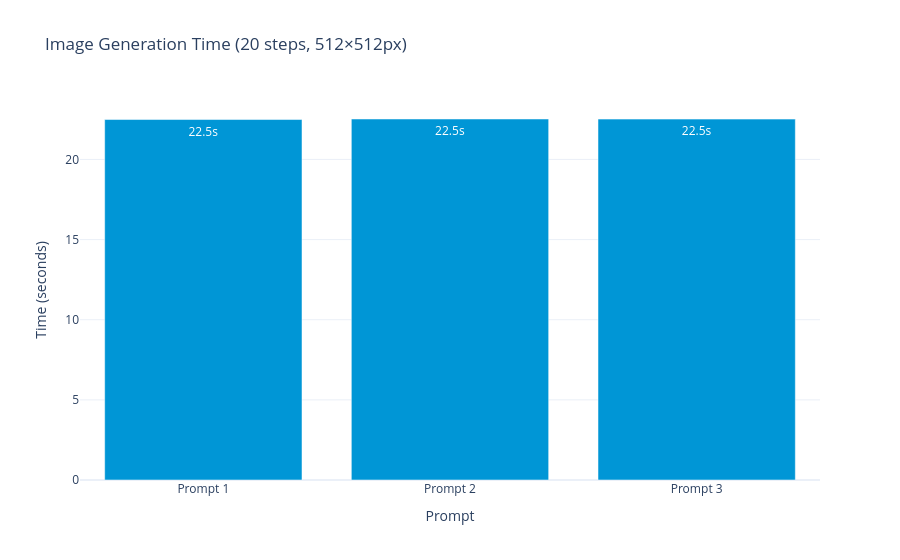

Write notebook code for a chart like this one.
### Code cell
import time
import plotly.graph_objects as go

# Benchmark: measure generation time across multiple prompts with consistent params.
# Using 512×512 + 20 steps to keep the benchmark fast.
bench_prompts = [
    "A scenic mountain landscape at sunrise",
    "Abstract data visualization with colorful charts",
    "A circuit board with glowing components, macro photography",
]
BENCH_PARAMS = {
    "num_inference_steps": 20,
    "guidance_scale":      3.5,
    "height":              512,
    "width":               512,
    "seed":                0,   # Fixed seed for reproducible benchmarks
}

times = []
for p in bench_prompts:
    t0 = time.time()
    res = model.predict(pd.DataFrame([{"prompt": p}]), params=BENCH_PARAMS)
    elapsed = time.time() - t0
    times.append(elapsed)
    monitor.log_inference(num_tokens=512 * 512 // 64, elapsed_seconds=elapsed)

fig = go.Figure(go.Bar(
    x=[f"Prompt {i+1}" for i in range(len(bench_prompts))],
    y=times,
    marker_color="#0096d6",
    text=[f"{t:.1f}s" for t in times],
    textposition="auto",
))
fig.update_layout(
    title=(
        f"Image Generation Time "
        f"({BENCH_PARAMS['num_inference_steps']} steps, "
        f"{BENCH_PARAMS['width']}×{BENCH_PARAMS['height']}px)"
    ),
    xaxis_title="Prompt",
    yaxis_title="Time (seconds)",
    template="plotly_white",
)
fig.show()

### Figure 1 — Plotly figure (JSON) as saved in the notebook; plotly's stock layout.template omitted (floating-point values rounded to 4 significant figures)
{"data": [{"marker": {"color": "#0096d6"}, "text": ["22.5s", "22.5s", "22.5s"], "textposition": "auto", "type": "bar", "x": ["Prompt 1", "Prompt 2", "Prompt 3"], "y": [22.49, 22.52, 22.52]}], "layout": {"title": {"text": "Image Generation Time (20 steps, 512×512px)"}, "xaxis": {"title": {"text": "Prompt"}}, "yaxis": {"title": {"text": "Time (seconds)"}}}}
